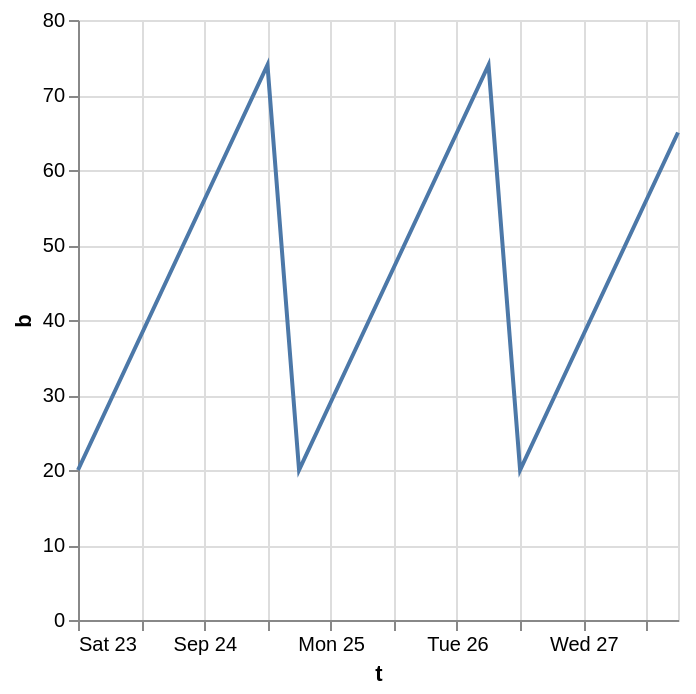

Source (Vega-Lite JSON):
### Vega specification from a JSON file in a GitHub repository (floating-point values rounded to 4 significant figures)
{"$schema": "https://vega.github.io/schema/vega/v6.json", "background": "white", "padding": 5, "width": 300, "height": 300, "style": "cell", "data": [{"name": "source_0", "values": [{"t": "1995-09-23T00:00:00.000Z", "b": 20}, {"t": "1995-09-23T06:00:00.000Z", "b": 29}, {"t": "1995-09-23T12:00:00.000Z", "b": 38}, {"t": "1995-09-23T18:00:00.000Z", "b": 47}, {"t": "1995-09-24T00:00:00.000Z", "b": 56}, {"t": "1995-09-24T06:00:00.000Z", "b": 65}, {"t": "1995-09-24T12:00:00.000Z", "b": 74}, {"t": "1995-09-24T18:00:00.000Z", "b": 20}, {"t": "1995-09-25T00:00:00.000Z", "b": 29}, {"t": "1995-09-25T06:00:00.000Z", "b": 38}, {"t": "1995-09-25T12:00:00.000Z", "b": 47}, {"t": "1995-09-25T18:00:00.000Z", "b": 56}, {"t": "1995-09-26T00:00:00.000Z", "b": 65}, {"t": "1995-09-26T06:00:00.000Z", "b": 74}, {"t": "1995-09-26T12:00:00.000Z", "b": 20}, {"t": "1995-09-26T18:00:00.000Z", "b": 29}, {"t": "1995-09-27T00:00:00.000Z", "b": 38}, {"t": "1995-09-27T06:00:00.000Z", "b": 47}, {"t": "1995-09-27T12:00:00.000Z", "b": 56}, {"t": "1995-09-27T18:00:00.000Z", "b": 65}]}, {"name": "data_0", "source": "source_0", "transform": [{"type": "formula", "expr": "toDate(datum[\"t\"])", "as": "t"}]}], "marks": [{"name": "marks", "type": "line", "style": ["line"], "sort": {"field": "x"}, "from": {"data": "data_0"}, "encode": {"update": {"stroke": {"value": "#4c78a8"}, "description": {"signal": "\"t: \" + (timeFormat(datum[\"t\"], \"%b %d, %Y\")) + \"; b: \" + (format(datum[\"b\"], \"\"))"}, "x": {"scale": "x", "field": "t"}, "y": {"scale": "y", "field": "b"}, "defined": {"signal": "isValid(datum[\"t\"]) && isFinite(+datum[\"t\"]) && isValid(datum[\"b\"]) && isFinite(+datum[\"b\"])"}}}}], "scales": [{"name": "x", "type": "time", "domain": {"data": "data_0", "field": "t"}, "range": [0, {"signal": "width"}]}, {"name": "y", "type": "linear", "domain": {"data": "data_0", "field": "b"}, "range": [{"signal": "height"}, 0], "nice": true, "zero": true}], "axes": [{"scale": "x", "orient": "bottom", "gridScale": "y", "grid": true, "tickCount": {"signal": "ceil(width/40)"}, "domain": false, "labels": false, "aria": false, "maxExtent": 0, "minExtent": 0, "ticks": false, "zindex": 0}, {"scale": "y", "orient": "left", "gridScale": "x", "grid": true, "tickCount": {"signal": "ceil(height/40)"}, "domain": false, "labels": false, "aria": false, "maxExtent": 0, "minExtent": 0, "ticks": false, "zindex": 0}, {"scale": "x", "orient": "bottom", "grid": false, "title": "t", "labelFlush": true, "labelOverlap": true, "tickCount": {"signal": "ceil(width/40)"}, "zindex": 0}, {"scale": "y", "orient": "left", "grid": false, "title": "b", "labelOverlap": true, "tickCount": {"signal": "ceil(height/40)"}, "zindex": 0}]}
